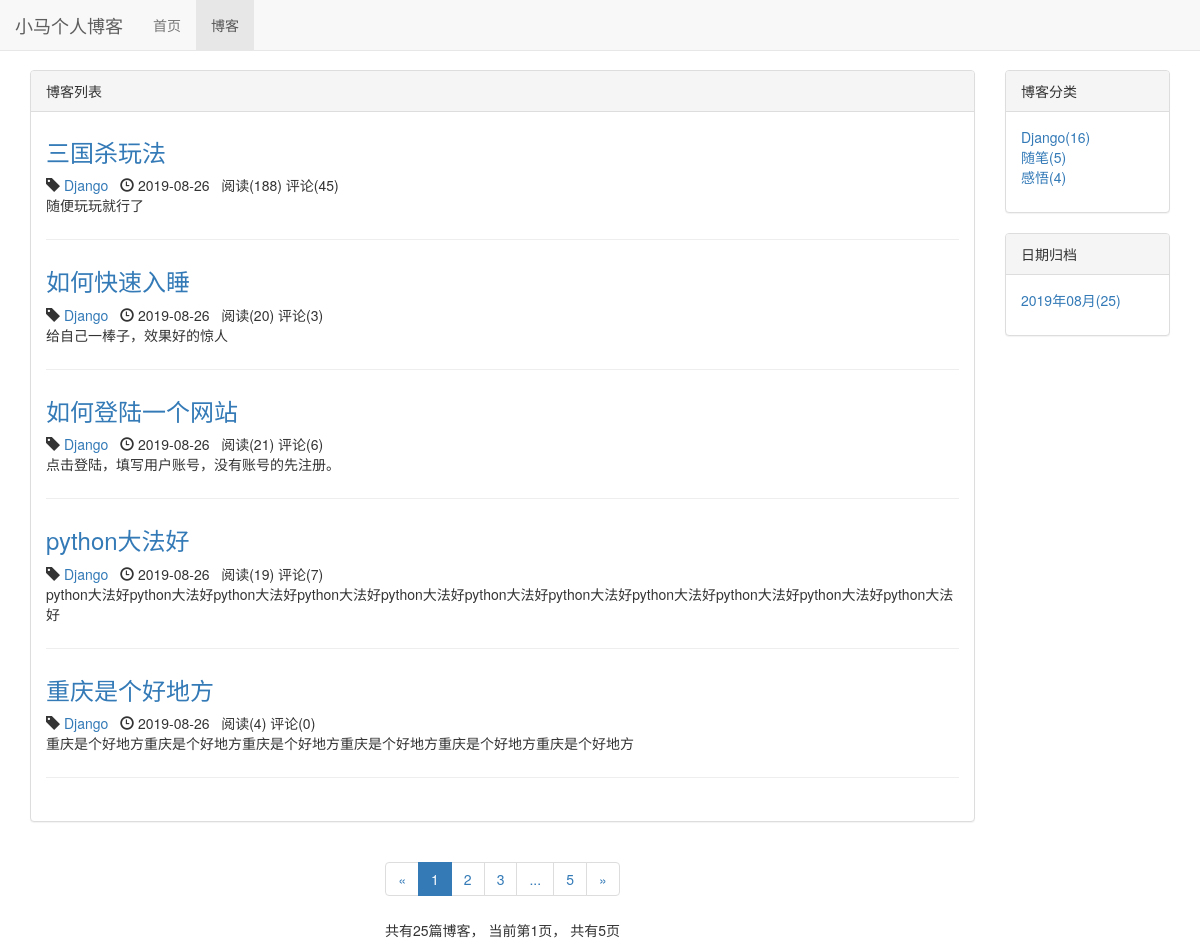
Page /blog/ on the earlier database version.
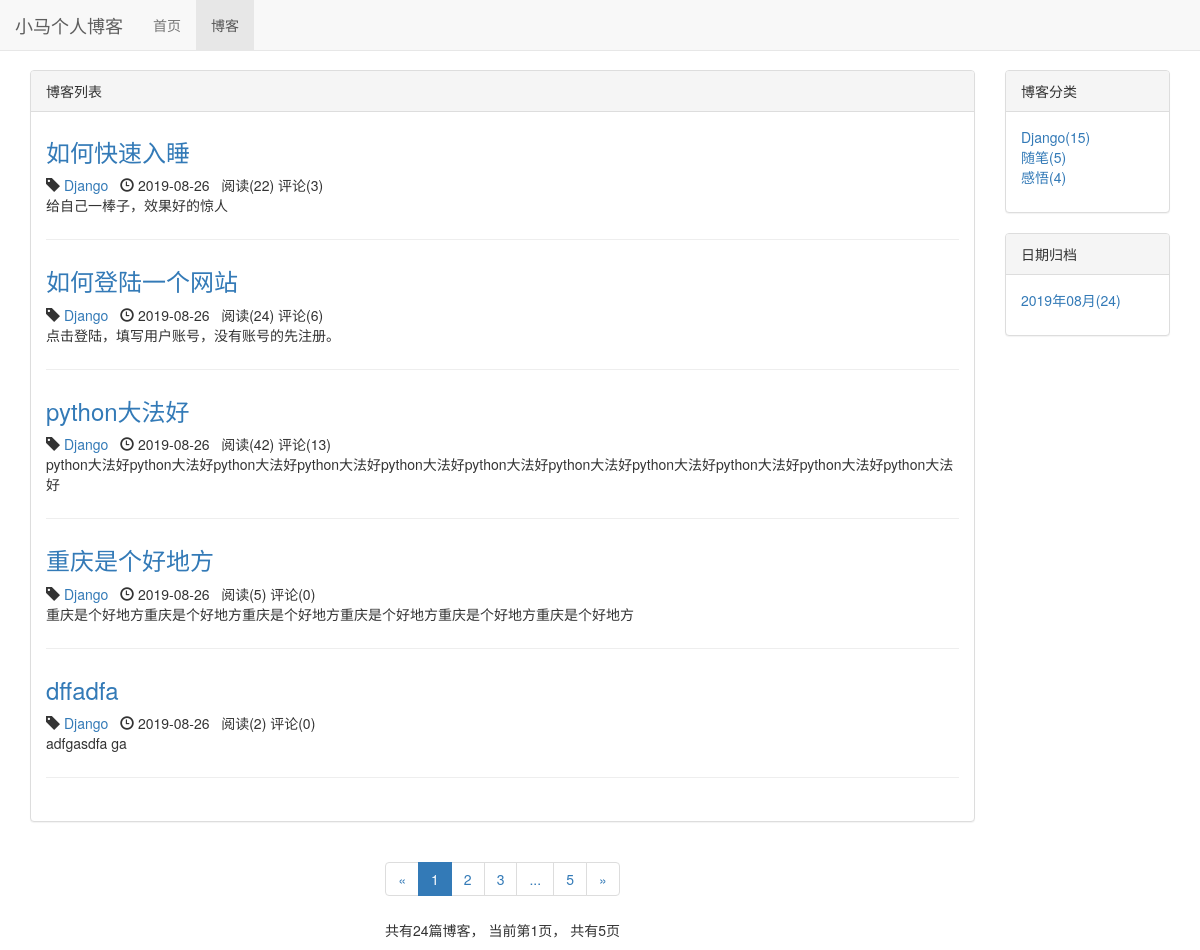
Same page on the later database version.
### blog/models.py (models this page shows, shortened)
class Blog(models.Model, ReadNumExpandMethod):
    title = models.CharField(max_length=50)
    blog_type = models.ForeignKey(BlogType, on_delete=models.CASCADE)
    content = RichTextUploadingField()
    author = models.ForeignKey(User, on_delete=models.CASCADE)
    read_details = GenericRelation(ReadDetail)
    created_time = models.DateTimeField(auto_now_add=True)
    last_updated_time = models.DateTimeField(auto_now=True)
    class Meta:
        ordering = ["-created_time"]

class BlogType(models.Model):
    type_name = models.CharField(max_length=15)
    def __str__(self):
        return self.type_name

### read_statistics/models.py (models this page shows)
class ReadNum(models.Model):
    read_num = models.IntegerField(default=0)
    content_type = models.ForeignKey(ContentType, on_delete=models.CASCADE)
    object_id = models.PositiveIntegerField()
    content_object = GenericForeignKey('content_type', 'object_id')

### blog/views.py (the view)
# urls.py: path('', views.blog_list, name='blog_list'),
def blog_list(request):
    blogs_all_list = Blog.objects.all()
    context = get_blog_list_common_data(request, blogs_all_list)
    return render(request, 'blog_list.html', context)

### comment/templatetags/comment_tags.py (called while the page is built)
@register.simple_tag
def get_comment_count(obj):
    content_type = ContentType.objects.get_for_model(obj)
    return Comment.objects.filter(content_type=content_type, object_id=obj.pk).count()

### read_statistics/models.py (called while the page is built)
    def get_read_num(self):
        try:
            ct = ContentType.objects.get_for_model(self)
            readnum = ReadNum.objects.get(content_type=ct, object_id=self.pk)
            return readnum.read_num
        except exceptions.ObjectDoesNotExist:
            return 0

### blog/templates/blog_list.html (shortened to what this page needs)
{% extends 'base.html' %}
{% load staticfiles %}
{% load comment_tags %}
{% block header_extends %}
    <link rel="stylesheet" type="text/css" href="{% static 'blog.css' %}">
{% endblock %}
{% block nav_blog_active %}
    active
{% endblock %}
{% block content %}
    <div class="container">
        <div class="row">
            <div class="col-xs-12 col-sm-8 col-md-9 col-lg-10">
                <div class="panel panel-default">
                    <div class="panel-heading">{% block blog_list_title %}博客列表{% endblock %}</div>
                    <div class="panel-body">
                        {% for blog in page_of_blogs.object_list %}
                            <div class="blog">
                                <h3><a href="{% url 'blog_detail' blog.pk %}">
                                    {{ blog.title }}</a></h3>
                                <p class="blog-info">
                                    <span class="glyphicon glyphicon-tag"></span>
                                    <a href="{% url 'blogs_with_type' blog.blog_type.pk %}">
                                        {{ blog.blog_type }}</a>&nbsp;&nbsp;
                                    <span class="glyphicon glyphicon-time"></span>
                                    {{ blog.created_time |date:"Y-m-d" }}&nbsp;&nbsp;
                                    阅读({{ blog.get_read_num }})
                                    评论({% get_comment_count blog %})
                                </p>
                                <p>{{ blog.content | striptags | truncatechars:100 }}</p>
                            </div>
                        {% empty %}
                            <div class="blog">
                                <h3>暂无博客</h3>
                            </div>
                        {% endfor %}
                    </div>
                </div>
                <div class="paginator">
                    <ul class="pagination">
                        <li>
                            {% if page_of_blogs.has_previous %}
                                <a href="?page={{ page_of_blogs.previous_page_number }}" aria-label="Previous">
                                    <span aria-hidden="true">&laquo;</span>
                                </a>
                            {% else %}
                                <span aria-hidden="true">&laquo;</span>
                            {% endif %}
                        </li>
                        {% for page_num in page_range %}
                            {% if page_num == page_of_blogs.number %}
                                <li class="active"><span>{{ page_num }}</span></li>
                            {% else %}
                                {% if page_num == "..." %}
                                    <li><span>{{ page_num }}</span></li>
                                {% else %}
                                    <li><a href="?page={{ page_num }}">{{ page_num }}</a></li>
                                {% endif %}
                            {% endif %}
                        {% endfor %}
                        <li>
                            {% if page_of_blogs.has_next %}
                                <a href="?page={{ page_of_blogs.next_page_number }}" aria-label="Next">
                                    <span aria-hidden="true">&raquo;</span>
                                </a>
                            {% else %}
                                <span aria-hidden="true">&raquo;</span>
                            {% endif %}
                        </li>
                    </ul>
                    <p>共有{{ page_of_blogs.paginator.count }}篇博客，
                        当前第{{ page_of_blogs.number }}页，
                        共有{{ page_of_blogs.paginator.num_pages }}页</p>
                </div>
            </div>
            <div class="hidden-xs col-sm-4 col-md-3 col-lg-2">
                <div class="panel panel-default">
                    <div class="panel-heading">博客分类</div>
                    <div class="panel-body">
                        <ul class="blog-types">
                            {% for blog_type in blog_types %}
                                <li>
                                    <a href="{% url 'blogs_with_type' blog_type.pk %}">
                                        {{ blog_type.type_name }}({{ blog_type.blog_count }})
                                    </a>
                                </li>
                            {% empty %}
                                <li>暂无分类</li>
                            {% endfor %}
                        </ul>
                    </div>
                </div>
                <div class="panel panel-default">
                    <div class="panel-heading">日期归档</div>
                    <div class="panel-body">
                        <ul>
                            {% for blog_date, blog_count in blog_dates.items %}
                                <li><a href="{% url 'blogs_with_date' blog_date.year blog_date.month %}">
                                    {{ blog_date |date:"Y年m月" }}({{ blog_count }})</a></li>
                            {% endfor %}
                        </ul>
                    </div>
                </div>
            </div>
        </div>
    </div>
{% endblock %}

### templates/base.html (shortened to what this page needs)
{% load staticfiles %}
<!doctype html>
<html lang="zh-CN">
<head>
    <link rel="stylesheet" type="text/css" href="{% static 'base.css' %}">
    <link rel="stylesheet" type="text/css" href="{% static 'bootstrap-3.3.7/css/bootstrap.min.css' %}">
    {% block header_extends %}{% endblock %}
</head>
<body>
<nav class="navbar navbar-default navbar-fixed-top" role="navigation">
    <div class="container-fluid">
        <div class="navbar-header">
            <a class="navbar-brand" href="{% url 'home' %}">小马个人博客</a>
        </div>
        <div id="navbar-collapse" class="collapse navbar-collapse">
            <ul class="nav navbar-nav">
                <li class="{% block nav_home_active %}{% endblock %}">
                    <a href="{% url 'home' %}">首页</a></li>
                <li class="{% block nav_blog_active %}{% endblock %}"><a href="{% url 'blog_list' %}">博客</a></li>
            </ul>
        </div>
    </div>
</nav>
{% block content %}{% endblock %}
</body>
</html>

### static/base.css (style rules this page uses)
* { margin: 0; padding: 0; }
body { padding-top: 70px !important; }
ul { list-style-type: none; }

### static/blog.css (style rules this page uses)
.blog-types { list-style-type: none }
.blog { margin-bottom: 2em; padding-bottom: 1em; border-bottom: 1px solid #eeeeee; }
.blog h3 { margin-top: 0.5em; }
.blog p.blog-info { margin-bottom: 0; }
.paginator { text-align: center; }

Differences in the rows shown:
removed Blog: title "三国杀玩法", blog_type "Django", created_time "2019-08-26", get_read_num "188", id "45", content "随便玩玩就行了"
changed through a linked row, Blog "如何快速入睡": get_read_num "20" → "22"
changed through a linked row, Blog "如何登陆一个网站": get_read_num "21" → "24"
changed through a linked row, Blog "python大法好": get_read_num "19" → "42"; id "7" → "13"
changed through a linked row, Blog "重庆是个好地方": get_read_num "4" → "5"
now on this page (row unchanged): Blog: title "dffadfa", blog_type "Django", created_time "2019-08-26", get_read_num "2", id "0", content "adfgasdfa ga"
computed for BlogType "Django": blog_count "16" → "15"
Other differences:
{{ page_of_blogs.paginator.count }}: "25" → "24"
new list line: "2019年08月 ( 24 )"
list line gone: "2019年08月 ( 25 )"
